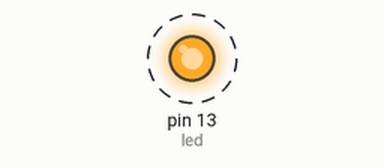
A sketch run on a simulated Arduino Uno, built with avr-gcc and run on an emulated ATmega328P. On the bench: output pins drawn as LEDs (lit = HIGH). Dashed ring = blinking.

Above: at 0.5 s.
Timing chart, 0 to 4.6 s (numbered marks = the images above):
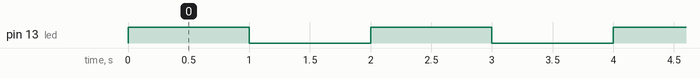

The sketch:

fonksiyonlar.ino
```cpp
int led = 13; // 13. pinimizin adını led olarak belirliyoruz
void setup() {
  // sadece bir defa çalışacak kurulum kodlarımızı yazıyoruz(pin mod, seri bağlantı başlangıcı gibi)
  pinMode(led, OUTPUT); // led pinini çıkış pini olarak ayarlıyoruz
}

void loop() {
  //sürekli döngü içinde çalışacak kodumuzu yazıyoruz
ac_kapa();//ac kapa fonksiyonunu çalıştırıyoruz fonksiyon loop içinde olduğu için
}

void ac_kapa(){
  //kendimize ait bir fonksiyon yazıyoruz
  digitalWrite(led, HIGH);   // Ledi yakıyoruz
  delay(1000);                  // bir saniye led açık durumda bekliyoruz
  digitalWrite(led, LOW);    // ledi kapıyoruz
  delay(1000);                  // bir saniye daha bekliyoruz
  }
```

Measured:
- by itself, pin 13 (led): alternates HIGH for 1.0 s and LOW for 1.0 s
